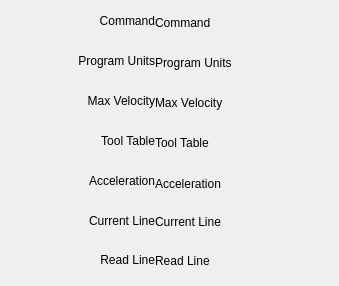
          <widget class="QWidget" name="tab_20">
           <attribute name="title">
            <string>Labels 3</string>
           </attribute>
           <widget class="QLabel" name="label_156">
            <property name="geometry">
             <rect>
              <x>5</x>
              <y>166</y>
              <width>150</width>
              <height>30</height>
             </rect>
            </property>
            <property name="minimumSize">
             <size>
              <width>150</width>
              <height>30</height>
             </size>
            </property>
            <property name="text">
             <string>Acceleration</string>
            </property>
            <property name="alignment">
             <set>Qt::AlignRight|Qt::AlignTrailing|Qt::AlignVCenter</set>
            </property>
           </widget>
           <widget class="QLabel" name="label_134">
            <property name="geometry">
             <rect>
              <x>5</x>
              <y>206</y>
              <width>150</width>
              <height>30</height>
             </rect>
            </property>
            <property name="minimumSize">
             <size>
              <width>150</width>
              <height>30</height>
             </size>
            </property>
            <property name="text">
             <string>Current Line</string>
            </property>
            <property name="alignment">
             <set>Qt::AlignRight|Qt::AlignTrailing|Qt::AlignVCenter</set>
            </property>
           </widget>
           <widget class="QLabel" name="label_142">
            <property name="geometry">
             <rect>
              <x>5</x>
              <y>126</y>
              <width>150</width>
              <height>30</height>
             </rect>
            </property>
            <property name="minimumSize">
             <size>
              <width>150</width>
              <height>30</height>
             </size>
            </property>
            <property name="text">
             <string>Tool Table</string>
            </property>
            <property name="alignment">
             <set>Qt::AlignRight|Qt::AlignTrailing|Qt::AlignVCenter</set>
            </property>
           </widget>
           <widget class="QLabel" name="tool_table_lb">
            <property name="geometry">
             <rect>
              <x>155</x>
              <y>126</y>
              <width>175</width>
              <height>33</height>
             </rect>
            </property>
            <property name="minimumSize">
             <size>
              <width>175</width>
              <height>30</height>
             </size>
            </property>
            <property name="text">
             <string>Tool Table</string>
            </property>
           </widget>
           <widget class="QLabel" name="program_units_lb">
            <property name="geometry">
             <rect>
              <x>155</x>
              <y>46</y>
              <width>175</width>
              <height>33</height>
             </rect>
            </property>
            <property name="minimumSize">
             <size>
              <width>175</width>
              <height>30</height>
             </size>
            </property>
            <property name="text">
             <string>Program Units</string>
            </property>
           </widget>
           <widget class="QLabel" name="label_160">
            <property name="geometry">
             <rect>
              <x>5</x>
              <y>86</y>
              <width>150</width>
              <height>30</height>
             </rect>
            </property>
            <property name="minimumSize">
             <size>
              <width>150</width>
              <height>30</height>
             </size>
            </property>
            <property name="text">
             <string>Max Velocity</string>
            </property>
            <property name="alignment">
             <set>Qt::AlignRight|Qt::AlignTrailing|Qt::AlignVCenter</set>
            </property>
           </widget>
           <widget class="QLabel" name="label_144">
            <property name="geometry">
             <rect>
              <x>5</x>
              <y>6</y>
              <width>150</width>
              <height>30</height>
             </rect>
            </property>
            <property name="minimumSize">
             <size>
              <width>150</width>
              <height>30</height>
             </size>
            </property>
            <property name="text">
             <string>Command</string>
            </property>
            <property name="alignment">
             <set>Qt::AlignRight|Qt::AlignTrailing|Qt::AlignVCenter</set>
            </property>
           </widget>
           <widget class="QLabel" name="label_161">
            <property name="geometry">
             <rect>
              <x>5</x>
              <y>46</y>
              <width>150</width>
              <height>30</height>
             </rect>
            </property>
            <property name="minimumSize">
             <size>
              <width>150</width>
              <height>30</height>
             </size>
            </property>
            <property name="text">
             <string>Program Units</string>
            </property>
            <property name="alignment">
             <set>Qt::AlignRight|Qt::AlignTrailing|Qt::AlignVCenter</set>
            </property>
           </widget>
           <widget class="QLabel" name="max_velocity_lb">
            <property name="geometry">
             <rect>
              <x>155</x>
              <y>86</y>
              <width>175</width>
              <height>33</height>
             </rect>
            </property>
            <property name="minimumSize">
             <size>
              <width>175</width>
              <height>30</height>
             </size>
            </property>
            <property name="text">
             <string>Max Velocity</string>
            </property>
           </widget>
           <widget class="QLabel" name="acceleration_lb">
            <property name="geometry">
             <rect>
              <x>155</x>
              <y>167</y>
              <width>175</width>
              <height>33</height>
             </rect>
            </property>
            <property name="minimumSize">
             <size>
              <width>175</width>
              <height>30</height>
             </size>
            </property>
            <property name="text">
             <string>Acceleration</string>
            </property>
           </widget>
           <widget class="QLabel" name="command_lb">
            <property name="geometry">
             <rect>
              <x>155</x>
              <y>6</y>
              <width>175</width>
              <height>33</height>
             </rect>
            </property>
            <property name="minimumSize">
             <size>
              <width>175</width>
              <height>30</height>
             </size>
            </property>
            <property name="text">
             <string>Command</string>
            </property>
           </widget>
           <widget class="QLabel" name="current_line_lb">
            <property name="geometry">
             <rect>
              <x>155</x>
              <y>205</y>
              <width>175</width>
              <height>33</height>
             </rect>
            </property>
            <property name="minimumSize">
             <size>
              <width>175</width>
              <height>30</height>
             </size>
            </property>
            <property name="text">
             <string>Current Line</string>
            </property>
           </widget>
           <widget class="QLabel" name="read_line_lb">
            <property name="geometry">
             <rect>
              <x>155</x>
              <y>244</y>
              <width>175</width>
              <height>33</height>
             </rect>
            </property>
            <property name="minimumSize">
             <size>
              <width>175</width>
              <height>30</height>
             </size>
            </property>
            <property name="text">
             <string>Read Line</string>
            </property>
           </widget>
           <widget class="QLabel" name="xxx">
            <property name="geometry">
             <rect>
              <x>5</x>
              <y>245</y>
              <width>150</width>
              <height>30</height>
             </rect>
            </property>
            <property name="minimumSize">
             <size>
              <width>150</width>
              <height>30</height>
             </size>
            </property>
            <property name="text">
             <string>Read Line</string>
            </property>
            <property name="alignment">
             <set>Qt::AlignRight|Qt::AlignTrailing|Qt::AlignVCenter</set>
            </property>
           </widget>
          </widget>
